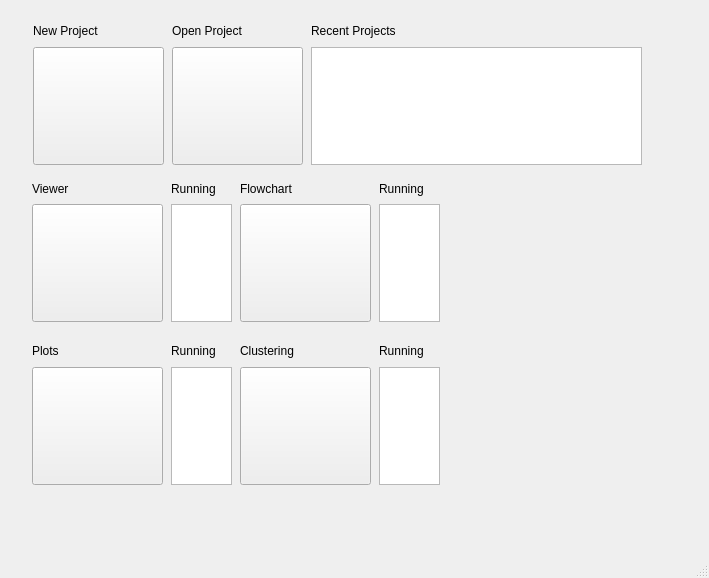
<?xml version="1.0" encoding="UTF-8"?>
<ui version="4.0">
 <class>MainWindow</class>
 <widget class="QMainWindow" name="MainWindow">
  <property name="geometry">
   <rect>
    <x>0</x>
    <y>0</y>
    <width>709</width>
    <height>578</height>
   </rect>
  </property>
  <property name="windowTitle">
   <string>MainWindow</string>
  </property>
  <widget class="QWidget" name="centralwidget">
   <widget class="QWidget" name="">
    <property name="geometry">
     <rect>
      <x>31</x>
      <y>20</y>
      <width>613</width>
      <height>145</height>
     </rect>
    </property>
    <layout class="QHBoxLayout" name="horizontalLayout">
     <item>
      <layout class="QVBoxLayout" name="verticalLayout">
       <item>
        <widget class="QLabel" name="label">
         <property name="text">
          <string>New Project</string>
         </property>
        </widget>
       </item>
       <item>
        <widget class="QPushButton" name="btnNew">
         <property name="sizePolicy">
          <sizepolicy hsizetype="Fixed" vsizetype="Fixed">
           <horstretch>0</horstretch>
           <verstretch>0</verstretch>
          </sizepolicy>
         </property>
         <property name="minimumSize">
          <size>
           <width>131</width>
           <height>118</height>
          </size>
         </property>
         <property name="maximumSize">
          <size>
           <width>131</width>
           <height>118</height>
          </size>
         </property>
         <property name="autoFillBackground">
          <bool>true</bool>
         </property>
         <property name="text">
          <string/>
         </property>
         <property name="flat">
          <bool>false</bool>
         </property>
        </widget>
       </item>
      </layout>
     </item>
     <item>
      <layout class="QVBoxLayout" name="verticalLayout_2">
       <item>
        <widget class="QLabel" name="label_2">
         <property name="text">
          <string>Open Project</string>
         </property>
        </widget>
       </item>
       <item>
        <widget class="QPushButton" name="btnOpen">
         <property name="sizePolicy">
          <sizepolicy hsizetype="Fixed" vsizetype="Fixed">
           <horstretch>0</horstretch>
           <verstretch>0</verstretch>
          </sizepolicy>
         </property>
         <property name="minimumSize">
          <size>
           <width>131</width>
           <height>118</height>
          </size>
         </property>
         <property name="maximumSize">
          <size>
           <width>131</width>
           <height>118</height>
          </size>
         </property>
         <property name="autoFillBackground">
          <bool>true</bool>
         </property>
         <property name="text">
          <string/>
         </property>
         <property name="flat">
          <bool>false</bool>
         </property>
        </widget>
       </item>
      </layout>
     </item>
     <item>
      <layout class="QVBoxLayout" name="verticalLayout_3">
       <item>
        <widget class="QLabel" name="label_3">
         <property name="text">
          <string>Recent Projects</string>
         </property>
        </widget>
       </item>
       <item>
        <widget class="QListWidget" name="listWidgetRecentProjects">
         <property name="minimumSize">
          <size>
           <width>331</width>
           <height>118</height>
          </size>
         </property>
         <property name="maximumSize">
          <size>
           <width>331</width>
           <height>118</height>
          </size>
         </property>
        </widget>
       </item>
      </layout>
     </item>
    </layout>
   </widget>
   <widget class="QWidget" name="">
    <property name="geometry">
     <rect>
      <x>30</x>
      <y>340</y>
      <width>412</width>
      <height>145</height>
     </rect>
    </property>
    <layout class="QHBoxLayout" name="horizontalLayout_3">
     <item>
      <layout class="QVBoxLayout" name="verticalLayout_8">
       <item>
        <widget class="QLabel" name="label_6">
         <property name="text">
          <string>Plots</string>
         </property>
        </widget>
       </item>
       <item>
        <widget class="QPushButton" name="btnPlot">
         <property name="sizePolicy">
          <sizepolicy hsizetype="Fixed" vsizetype="Fixed">
           <horstretch>0</horstretch>
           <verstretch>0</verstretch>
          </sizepolicy>
         </property>
         <property name="minimumSize">
          <size>
           <width>131</width>
           <height>118</height>
          </size>
         </property>
         <property name="maximumSize">
          <size>
           <width>131</width>
           <height>118</height>
          </size>
         </property>
         <property name="autoFillBackground">
          <bool>true</bool>
         </property>
         <property name="text">
          <string/>
         </property>
         <property name="flat">
          <bool>false</bool>
         </property>
        </widget>
       </item>
      </layout>
     </item>
     <item>
      <layout class="QVBoxLayout" name="verticalLayout_9">
       <item>
        <widget class="QLabel" name="label_11">
         <property name="text">
          <string>Running</string>
         </property>
        </widget>
       </item>
       <item>
        <widget class="QListWidget" name="listWidgetPlots">
         <property name="sizePolicy">
          <sizepolicy hsizetype="Fixed" vsizetype="Fixed">
           <horstretch>0</horstretch>
           <verstretch>0</verstretch>
          </sizepolicy>
         </property>
         <property name="minimumSize">
          <size>
           <width>61</width>
           <height>118</height>
          </size>
         </property>
         <property name="maximumSize">
          <size>
           <width>61</width>
           <height>118</height>
          </size>
         </property>
        </widget>
       </item>
      </layout>
     </item>
     <item>
      <layout class="QVBoxLayout" name="verticalLayout_10">
       <item>
        <widget class="QLabel" name="label_8">
         <property name="text">
          <string>Clustering</string>
         </property>
        </widget>
       </item>
       <item>
        <widget class="QPushButton" name="btnClustering">
         <property name="sizePolicy">
          <sizepolicy hsizetype="Fixed" vsizetype="Fixed">
           <horstretch>0</horstretch>
           <verstretch>0</verstretch>
          </sizepolicy>
         </property>
         <property name="minimumSize">
          <size>
           <width>131</width>
           <height>118</height>
          </size>
         </property>
         <property name="maximumSize">
          <size>
           <width>131</width>
           <height>118</height>
          </size>
         </property>
         <property name="autoFillBackground">
          <bool>true</bool>
         </property>
         <property name="text">
          <string/>
         </property>
         <property name="flat">
          <bool>false</bool>
         </property>
        </widget>
       </item>
      </layout>
     </item>
     <item>
      <layout class="QVBoxLayout" name="verticalLayout_11">
       <item>
        <widget class="QLabel" name="label_7">
         <property name="text">
          <string>Running</string>
         </property>
        </widget>
       </item>
       <item>
        <widget class="QListWidget" name="listWidgetClustering">
         <property name="sizePolicy">
          <sizepolicy hsizetype="Fixed" vsizetype="Fixed">
           <horstretch>0</horstretch>
           <verstretch>0</verstretch>
          </sizepolicy>
         </property>
         <property name="minimumSize">
          <size>
           <width>61</width>
           <height>118</height>
          </size>
         </property>
         <property name="maximumSize">
          <size>
           <width>61</width>
           <height>118</height>
          </size>
         </property>
        </widget>
       </item>
      </layout>
     </item>
    </layout>
   </widget>
   <widget class="QWidget" name="">
    <property name="geometry">
     <rect>
      <x>30</x>
      <y>180</y>
      <width>412</width>
      <height>145</height>
     </rect>
    </property>
    <layout class="QHBoxLayout" name="horizontalLayout_2">
     <item>
      <layout class="QVBoxLayout" name="verticalLayout_4">
       <item>
        <widget class="QLabel" name="label_4">
         <property name="sizePolicy">
          <sizepolicy hsizetype="Preferred" vsizetype="Fixed">
           <horstretch>0</horstretch>
           <verstretch>0</verstretch>
          </sizepolicy>
         </property>
         <property name="text">
          <string>Viewer</string>
         </property>
        </widget>
       </item>
       <item>
        <widget class="QPushButton" name="btnViewer">
         <property name="sizePolicy">
          <sizepolicy hsizetype="Fixed" vsizetype="Fixed">
           <horstretch>0</horstretch>
           <verstretch>0</verstretch>
          </sizepolicy>
         </property>
         <property name="minimumSize">
          <size>
           <width>131</width>
           <height>118</height>
          </size>
         </property>
         <property name="maximumSize">
          <size>
           <width>131</width>
           <height>118</height>
          </size>
         </property>
         <property name="autoFillBackground">
          <bool>true</bool>
         </property>
         <property name="text">
          <string/>
         </property>
         <property name="flat">
          <bool>false</bool>
         </property>
        </widget>
       </item>
      </layout>
     </item>
     <item>
      <layout class="QVBoxLayout" name="verticalLayout_5">
       <item>
        <widget class="QLabel" name="label_9">
         <property name="sizePolicy">
          <sizepolicy hsizetype="Preferred" vsizetype="Fixed">
           <horstretch>0</horstretch>
           <verstretch>0</verstretch>
          </sizepolicy>
         </property>
         <property name="text">
          <string>Running</string>
         </property>
        </widget>
       </item>
       <item>
        <widget class="QListWidget" name="listWidgetViewers">
         <property name="sizePolicy">
          <sizepolicy hsizetype="Fixed" vsizetype="Fixed">
           <horstretch>0</horstretch>
           <verstretch>0</verstretch>
          </sizepolicy>
         </property>
         <property name="minimumSize">
          <size>
           <width>61</width>
           <height>118</height>
          </size>
         </property>
         <property name="maximumSize">
          <size>
           <width>61</width>
           <height>118</height>
          </size>
         </property>
        </widget>
       </item>
      </layout>
     </item>
     <item>
      <layout class="QVBoxLayout" name="verticalLayout_6">
       <item>
        <widget class="QLabel" name="label_5">
         <property name="sizePolicy">
          <sizepolicy hsizetype="Preferred" vsizetype="Fixed">
           <horstretch>0</horstretch>
           <verstretch>0</verstretch>
          </sizepolicy>
         </property>
         <property name="text">
          <string>Flowchart</string>
         </property>
        </widget>
       </item>
       <item>
        <widget class="QPushButton" name="btnFlowchart">
         <property name="sizePolicy">
          <sizepolicy hsizetype="Fixed" vsizetype="Fixed">
           <horstretch>0</horstretch>
           <verstretch>0</verstretch>
          </sizepolicy>
         </property>
         <property name="minimumSize">
          <size>
           <width>131</width>
           <height>118</height>
          </size>
         </property>
         <property name="maximumSize">
          <size>
           <width>131</width>
           <height>118</height>
          </size>
         </property>
         <property name="autoFillBackground">
          <bool>true</bool>
         </property>
         <property name="text">
          <string/>
         </property>
         <property name="flat">
          <bool>false</bool>
         </property>
        </widget>
       </item>
      </layout>
     </item>
     <item>
      <layout class="QVBoxLayout" name="verticalLayout_7">
       <item>
        <widget class="QLabel" name="label_10">
         <property name="sizePolicy">
          <sizepolicy hsizetype="Preferred" vsizetype="Fixed">
           <horstretch>0</horstretch>
           <verstretch>0</verstretch>
          </sizepolicy>
         </property>
         <property name="text">
          <string>Running</string>
         </property>
        </widget>
       </item>
       <item>
        <widget class="QListWidget" name="listWidgetFlowcharts">
         <property name="sizePolicy">
          <sizepolicy hsizetype="Fixed" vsizetype="Fixed">
           <horstretch>0</horstretch>
           <verstretch>0</verstretch>
          </sizepolicy>
         </property>
         <property name="minimumSize">
          <size>
           <width>61</width>
           <height>118</height>
          </size>
         </property>
         <property name="maximumSize">
          <size>
           <width>61</width>
           <height>118</height>
          </size>
         </property>
        </widget>
       </item>
      </layout>
     </item>
    </layout>
   </widget>
  </widget>
  <widget class="QMenuBar" name="menubar">
   <property name="geometry">
    <rect>
     <x>0</x>
     <y>0</y>
     <width>709</width>
     <height>22</height>
    </rect>
   </property>
  </widget>
  <widget class="QStatusBar" name="statusbar"/>
 </widget>
 <resources/>
 <connections/>
</ui>
